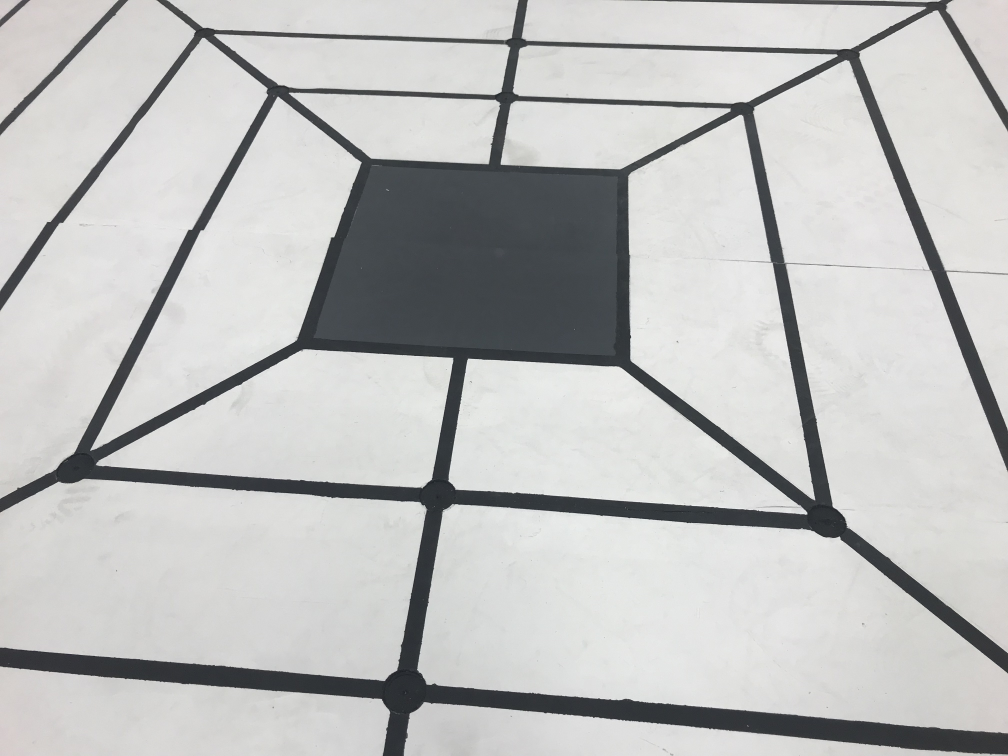
#> input picture OpenCV/1161.jpg, 4032 x 3024 px, given as the content of the folder board_pictures/, which was not available (shown at 1/4 size)
$ python corners4.py   (older library calls are emulated)
#> lines starting #> are read from the running program, lines starting #| are printed output that depends on the picture; after the words box and inside, x2 and y2 are one past the last pixel; in counts of white or black regions, pixels touching at a corner belong together; pictures that were not available may be replaced by others from this repository, and a replacement may not be noted
import cv2
import numpy as np
import os

lowerBound = np.array([0,0,0])
upperBound = np.array([179,255,180])

threshold_area_low = 6000
threshold_area_high = 16000

#cam = cv2.VideoCapture(1)
kernelOpen = np.ones((10,10))
kernelClose = np.ones((50,50))

folder = 'board_pictures/'
files=os.listdir(folder)

for file in files:

    img = cv2.imread(folder + file)
#> img is the input picture: shape (3024, 4032, 3); mean B, G, R 190.5, 191.3, 190.7
    imgHSV = cv2.cvtColor( img, cv2.COLOR_BGR2HSV )
#> imgHSV: shape (3024, 4032, 3); mean H, S, V 46.9, 6.8, 192.3
    #thresh,binary=cv2.threshold(imgHSV, 170, 255, cv2.THRESH_BINARY | cv2.THRESH_OTSU)
    mask = cv2.inRange( imgHSV, lowerBound, upperBound)
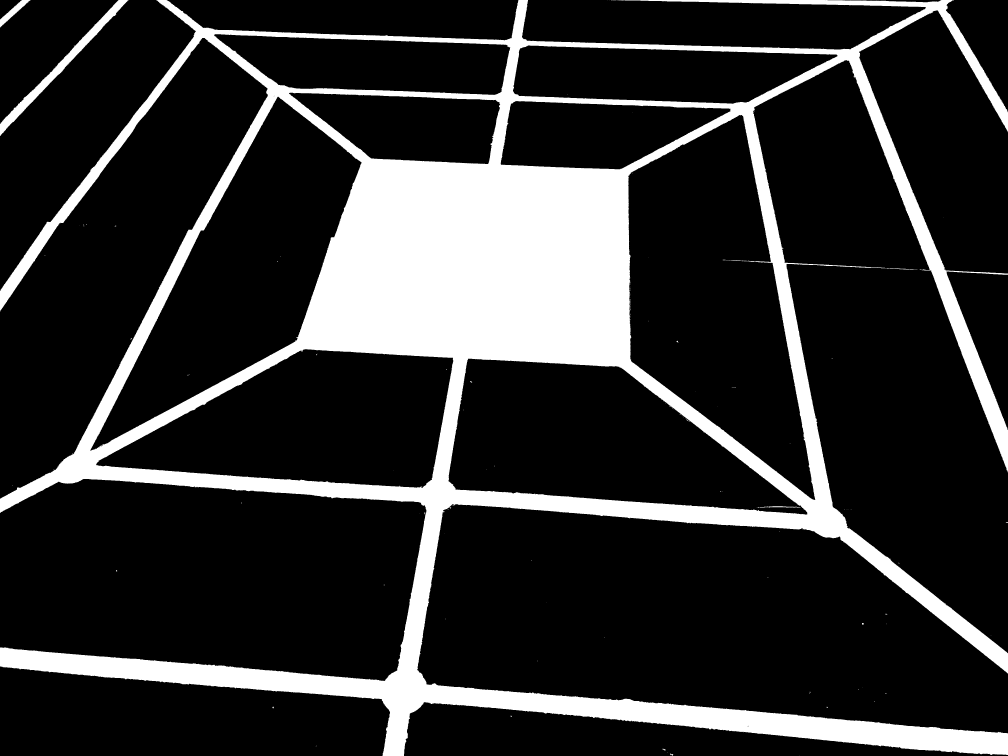
#> mask: shape (3024, 4032) (shown at 1/4 size); 18.9% white; 142 white regions (126 under 20 px), largest, box (x1, y1, x2, y2) and area: (0, 0, 4032, 3024) 2283550, (0, 0, 514, 544) 22078, (0, 0, 123, 111) 3300

    maskOpen = cv2.morphologyEx( mask, cv2.MORPH_OPEN, kernelOpen )
#> maskOpen: shape (3024, 4032); 18.9% white; 4 white regions, box (x1, y1, x2, y2) and area: (0, 0, 4032, 3024) 2275280, (0, 0, 511, 541) 22086, (0, 0, 117, 108) 3319, (2648, 0, 2660, 6) 72

    maskClose = cv2.morphologyEx( maskOpen, cv2.MORPH_CLOSE, kernelClose )
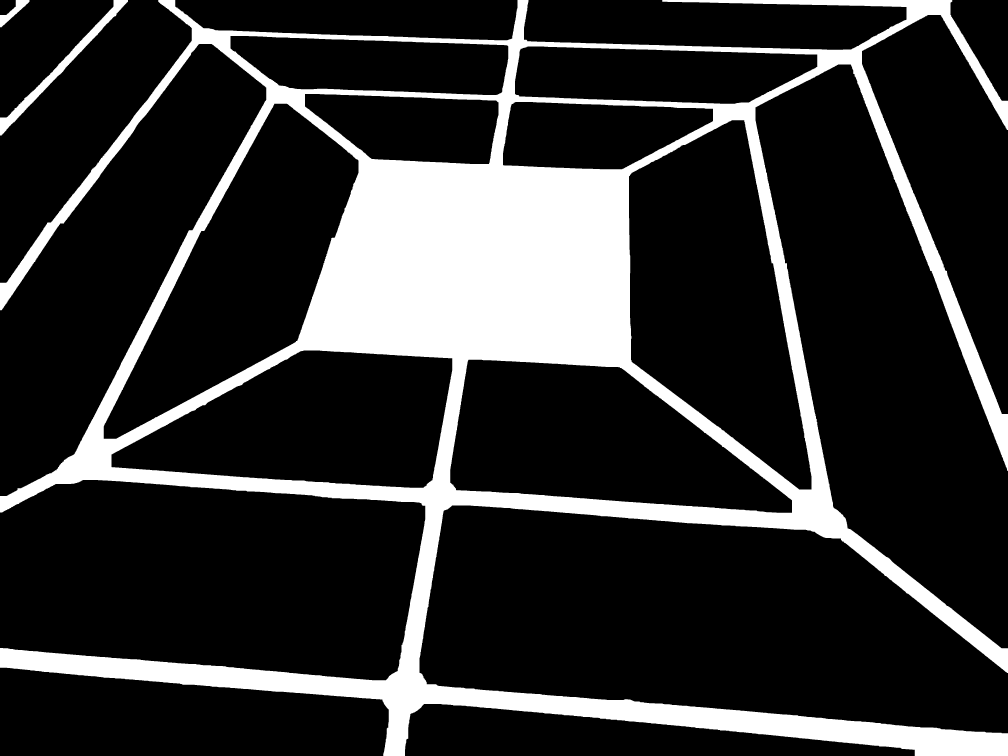
#> maskClose: shape (3024, 4032) (shown at 1/4 size); 19.2% white; 3 white regions

    maskFinal=maskClose

    _,conts,h = cv2.findContours( maskFinal.copy(), cv2.RETR_TREE, cv2.CHAIN_APPROX_NONE )
#> conts = 11 contours; largest, box (x1, y1, x2, y2) and area: (0, 0, 4032, 3024) 5370362, (2515, 480, 3247, 1959) 666783, (414, 414, 1435, 1756) 583552, (1800, 1438, 3169, 2052) 547047, (445, 1401, 1810, 1952) 513660; h = [[9, -1, 1, -1], [2, -1, -1, 0], [3, 1, -1, 0], [4, 2, -1, 0], [5, 3, -1, 0], [6, 4, -1, 0], [7, 5, -1, 0], [8, 6, -1, 0], [-1, 7, -1, 0], [10, 0, -1, -1], [-1, 9, -1, -1]]

    print(conts)
#> (printed output is left out)
    for cont in conts:
        area = cv2.contourArea(cont)
        if (area > threshold_area_low) and (area < threshold_area_high):
            x,y,w,h = cv2.boundingRect(cont)
            if (w < 300) and (h < 300):

                #create new blank black image of same size to impose contour
                height, width = img.shape[:2]
                cont_img = np.zeros((height,width,3), np.uint8)

                #create polyline from contour
                epsilon = .015*cv2.arcLength(cont,True)
                approx = cv2.approxPolyDP(cont,epsilon,True)

                #draw polyline onto black image
                cv2.drawContours(cont_img, [approx], -1, (255,0,0), 3)
                #cv2.drawContours(img, cont, -1, (255,0,0), 3)

                #fill contour to be white
                cv2.fillConvexPoly(cont_img, approx, (255,255,255))

                #convert to grayscale
                cont_img = cv2.cvtColor(cont_img,cv2.COLOR_BGR2GRAY)

                #find canny edges
                edge_img = cv2.Canny(cont_img,100,200,apertureSize = 3)

                #convert image to float32 numpy array
                edge_np = np.float32(edge_img)

                #detect corner locations
                dst = cv2.cornerHarris(edge_np,15,15,0.04)

                #dilate result
                dst = cv2.dilate(dst,None,iterations=3)

                # non-maximum suppression via dilation
                kernel = np.ones((50,50))
                max_dst = cv2.dilate(dst, kernel, iterations=1)
                dst = dst * (dst == max_dst)

                sub = False

                if sub:
                    ret, dst = cv2.threshold(dst,0.02*dst.max(),255,0)
                    dst = np.uint8(dst)

                    # find centroids
                    ret, labels, stats, centroids = cv2.connectedComponentsWithStats(dst)

                    # define the criteria to stop and refine the corners
                    criteria = (cv2.TERM_CRITERIA_EPS + cv2.TERM_CRITERIA_MAX_ITER, 100, 0.001)
                    corners = cv2.cornerSubPix(edge_np,np.float32(centroids),(5,5),(-1,-1),criteria)

                    # Now draw them
                    res = np.hstack((centroids,corners))
                    res = np.int0(res)
                    #img[res[:,1],res[:,0]]=[0,0,255]
                    img[res[:,3],res[:,2]] = [0,255,0]

                else:
                    #draw corners
                    img[dst>.025*dst.max()] = [0,0,255]
#> this loop made 11 passes
#> area on passes 1 to 11: 5370361.5, 547047, 513660, 666783, 583552, 175108.5, 166308.5, 224466, 206710, 22151.5, 3843.5

#> (the run stopped early here; a loop or call above may not have finished)

$ run again, on OpenCV/69420.jpg
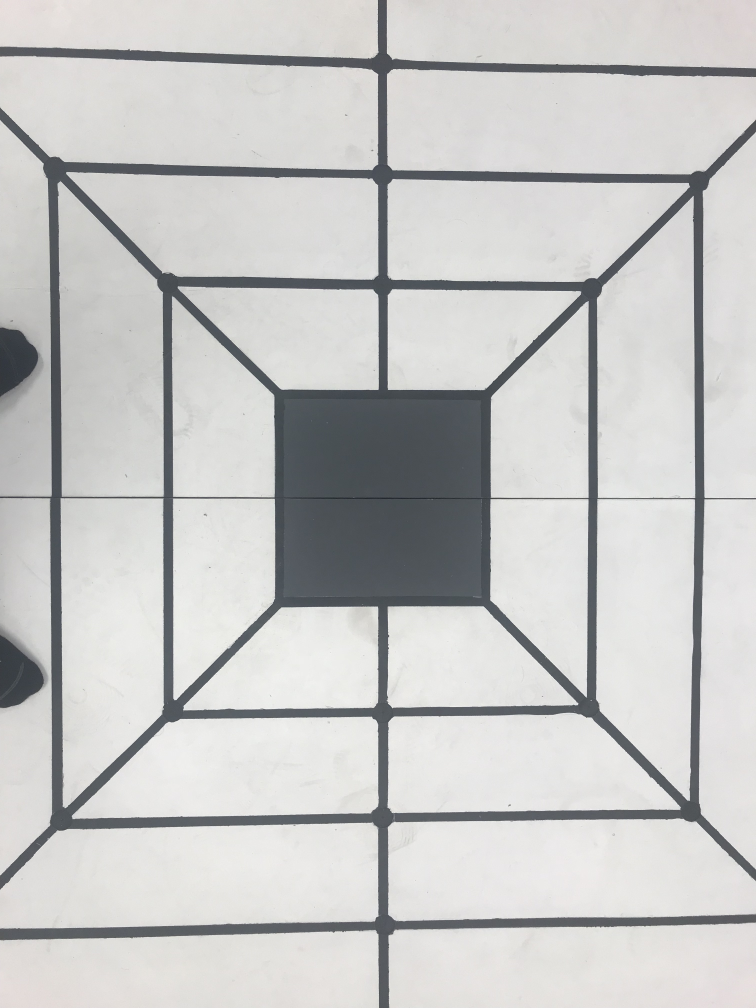
#> input picture OpenCV/69420.jpg, 3024 x 4032 px, given as the content of the folder board_pictures/, which was not available (shown at 1/4 size)
#> img is the input picture: shape (4032, 3024, 3); mean B, G, R 197.9, 198.7, 198.6
#> imgHSV: shape (4032, 3024, 3); mean H, S, V 45.1, 7.1, 200.3
#> `mask = cv2.inRange( imgHSV, lowerBound, upperBound)`:
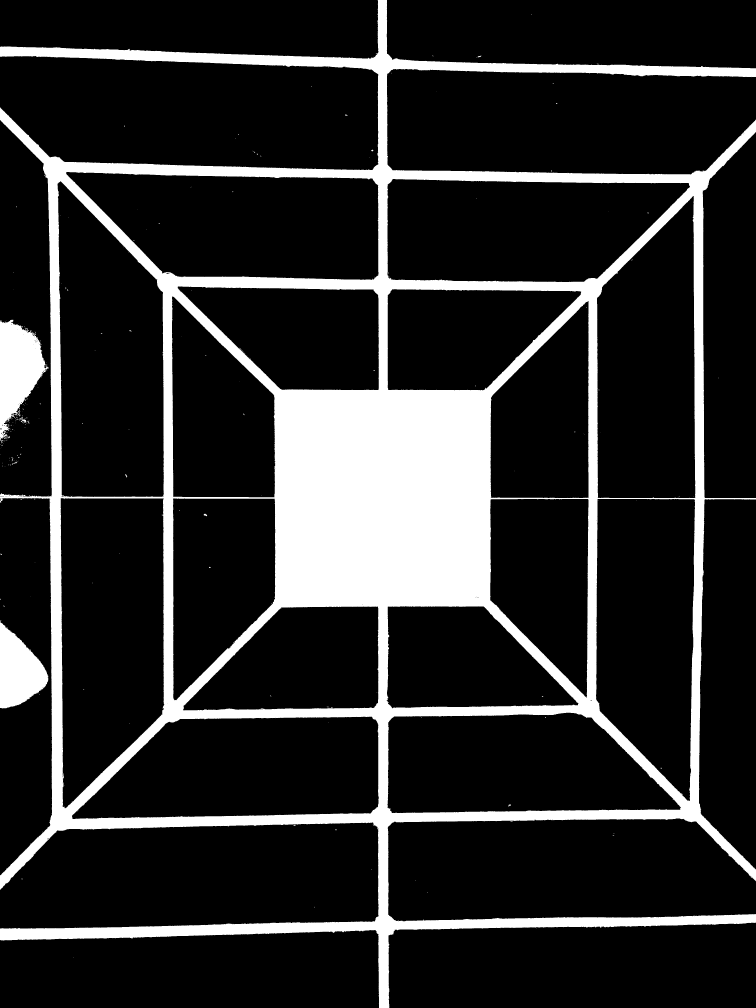
#> mask: shape (4032, 3024) (shown at 1/4 size); 17.1% white; 298 white regions (273 under 20 px), largest, box (x1, y1, x2, y2) and area: (0, 0, 3024, 4032) 1991446, (0, 1278, 195, 1773) 52470, (0, 2491, 193, 2833) 42143
#> maskOpen: shape (4032, 3024); 16.9% white; 5 white regions, box (x1, y1, x2, y2) and area: (0, 0, 3024, 4032) 1969804, (0, 1287, 181, 1733) 50841, (0, 2493, 194, 2834) 42342, (45, 1982, 74, 1994) 340, (0, 1737, 9, 1752) 135
#> `maskClose = cv2.morphologyEx( maskOpen, cv2.MORPH_CLOSE, kernelClose )`:
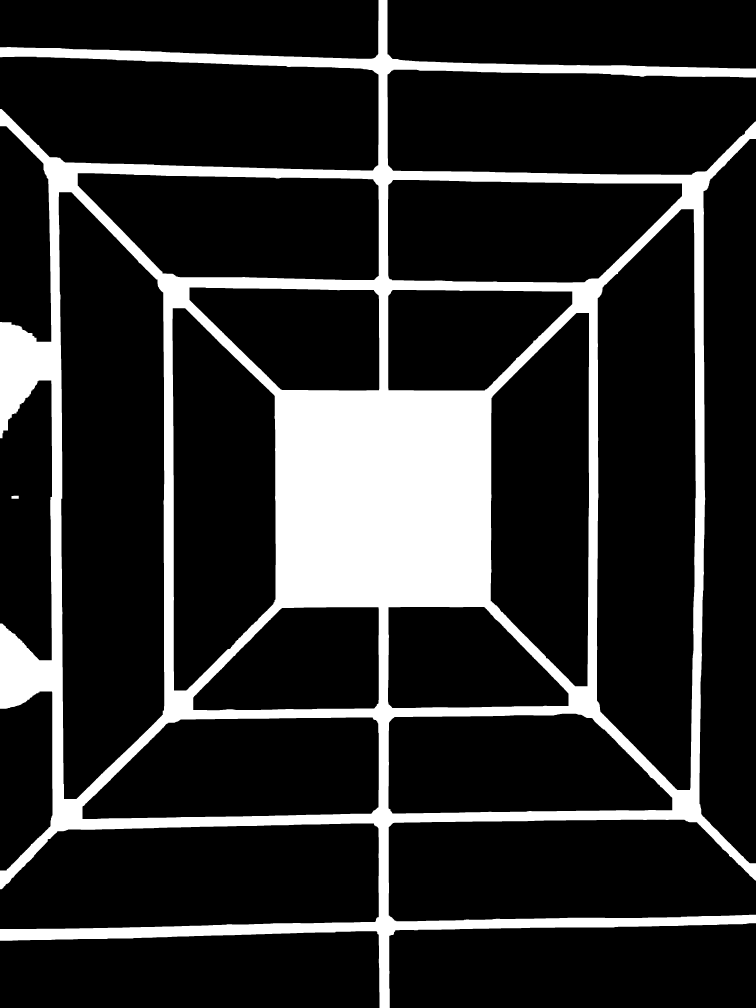
#> maskClose: shape (4032, 3024) (shown at 1/4 size); 17.2% white; 2 white regions
#> conts = 14 contours; largest, box (x1, y1, x2, y2) and area: (0, 0, 3024, 4032) 7244000, (234, 768, 658, 3197) 864539, (2387, 836, 2784, 3161) 787730, (689, 1232, 1104, 2763) 497635, (1962, 1251, 2357, 2746) 467976; h = 14 rows, first 6: [1, -1, -1, -1], [-1, 0, 2, -1], [3, -1, -1, 1], [4, 2, -1, 1], [5, 3, -1, 1], [6, 4, -1, 1]
#> (printed output is left out)
#> the loop `for cont in conts:` made 14 passes
#> area on passes 1 to 8: 300.5, 7244000, 400046.5, 380799.5, 239001, 230432.5, 467976, 497635
